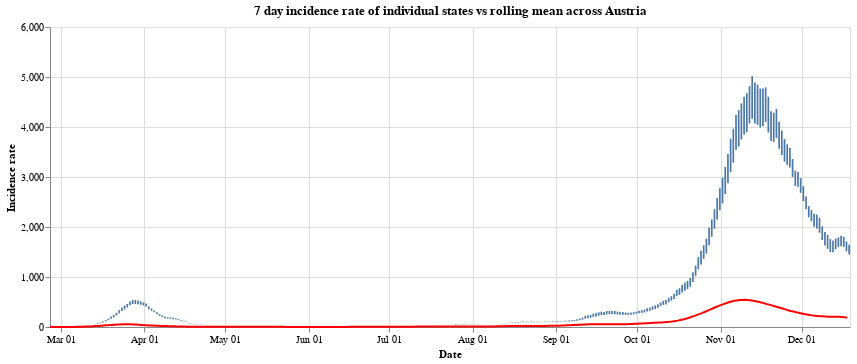

Notebook code cell kept with this figure:
### Markdown cell above
Finally we have the

### Code cell
#collapse
states = at_data['Bundesland'].unique()
states.sort()

selection = alt.selection_single(
    name='Select',
    fields=['Bundesland'],
    init={'Bundesland': 'Vorarlberg'},
    bind={'Bundesland': alt.binding_select(options=states)}
)

# scatter plot, modify opacity based on selection
bars = alt.Chart(at_data).mark_bar().add_selection(
    selection
).encode(
    x=alt.X("monthdate(Time):T", axis=alt.Axis(title='Date')),
    y=alt.Y("SiebenTageInzidenzFaelle:Q", axis=alt.Axis(title='Incidence rate')),
    tooltip='SiebenTageInzidenzFaelle:Q',
    opacity=alt.condition(selection, alt.value(1), alt.value(0))
).properties(title=f'7 day incidence rate of individual states vs rolling mean across Austria', width=800)

line = alt.Chart(all_austria).mark_line(
    color='red',
    size=2,
).transform_window(
    rolling_mean='mean(SiebenTageInzidenzFaelle)',
    frame=[0, 7]
).encode(
    x='monthdate(Time):T',
    y='rolling_mean:Q'
)

alt.layer(bars, line)

### Figure 1 — Vega-Lite specification as saved in the notebook (floating-point values rounded to 4 significant figures; data arrays with more than 128 entries replaced by an {"elided": "..."} marker saying what was removed)
{"config": {"view": {"continuousWidth": 400, "continuousHeight": 300}}, "layer": [{"data": {"name": "data-9d8f6fd90eeea94d50ba1e41beda3ce4"}, "mark": "bar", "encoding": {"opacity": {"condition": {"value": 1, "selection": "Select"}, "value": 0}, "tooltip": {"type": "quantitative", "field": "SiebenTageInzidenzFaelle"}, "x": {"type": "temporal", "axis": {"title": "Date"}, "field": "Time", "timeUnit": "monthdate"}, "y": {"type": "quantitative", "axis": {"title": "Incidence rate"}, "field": "SiebenTageInzidenzFaelle"}}, "selection": {"Select": {"type": "single", "fields": ["Bundesland"], "init": {"Bundesland": "Vorarlberg"}, "bind": {"Bundesland": {"input": "select", "options": ["Burgenland", "Kärnten", "Niederösterreich", "Oberösterreich", "Salzburg", "Steiermark", "Tirol", "Vorarlberg", "Wien", "Österreich"]}}}}, "title": "7 day incidence rate of individual states vs rolling mean across Austria", "width": 800}, {"data": {"name": "data-fc5ead4497bb9db1c01e932c9c25ac27"}, "mark": {"type": "line", "color": "red", "size": 2}, "encoding": {"x": {"type": "temporal", "field": "Time", "timeUnit": "monthdate"}, "y": {"type": "quantitative", "field": "rolling_mean"}}, "transform": [{"window": [{"op": "mean", "field": "SiebenTageInzidenzFaelle", "as": "rolling_mean"}], "frame": [0, 7]}]}], "$schema": "https://vega.github.io/schema/vega-lite/v4.8.1.json", "datasets": {"data-9d8f6fd90eeea94d50ba1e41beda3ce4": {"elided": "2970 records"}, "data-fc5ead4497bb9db1c01e932c9c25ac27": {"elided": "297 records"}}}
